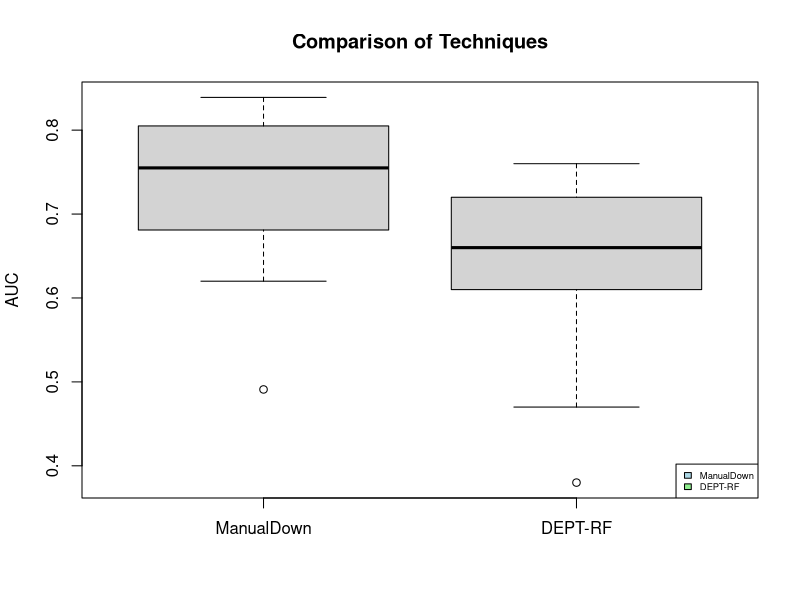

Write the R code that produced this figure.
# 读取CSV文件
data <- read.csv("6-(ESA24Nikravesh)AUCandF1.csv", header = TRUE)

# 检查数据框的前几行，确保数据正确导入
head(data)

# 替换列名中的点为下划线
colnames(data) <- gsub("\\.", "_", colnames(data))

# 使用原始数据绘制箱型图
boxplot(data$manualDown_AUC, data$RF_RS__AUC,
        names=c("ManualDown", "DEPT-RF"),
        main="Comparison of Techniques" , ylab="AUC")

# 添加图例说明，并调整位置以避免遮挡图像
legend( legend=c("ManualDown", "DEPT-RF"), 
        fill=c("lightblue", "lightgreen", "pink"),
        "bottomright",cex=0.565) # cex调整图例大小